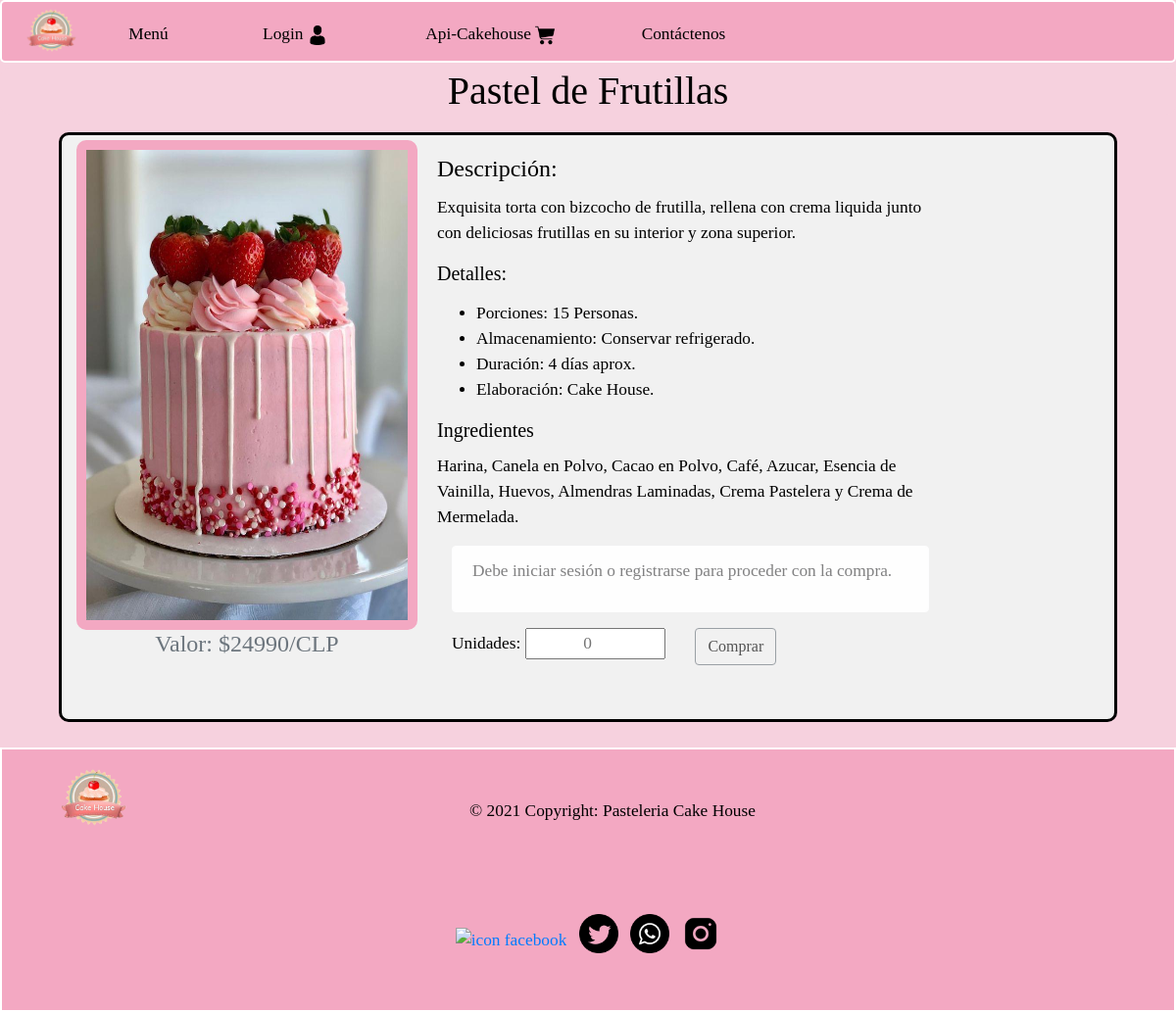
The app's page /pasteleria/3, older data.
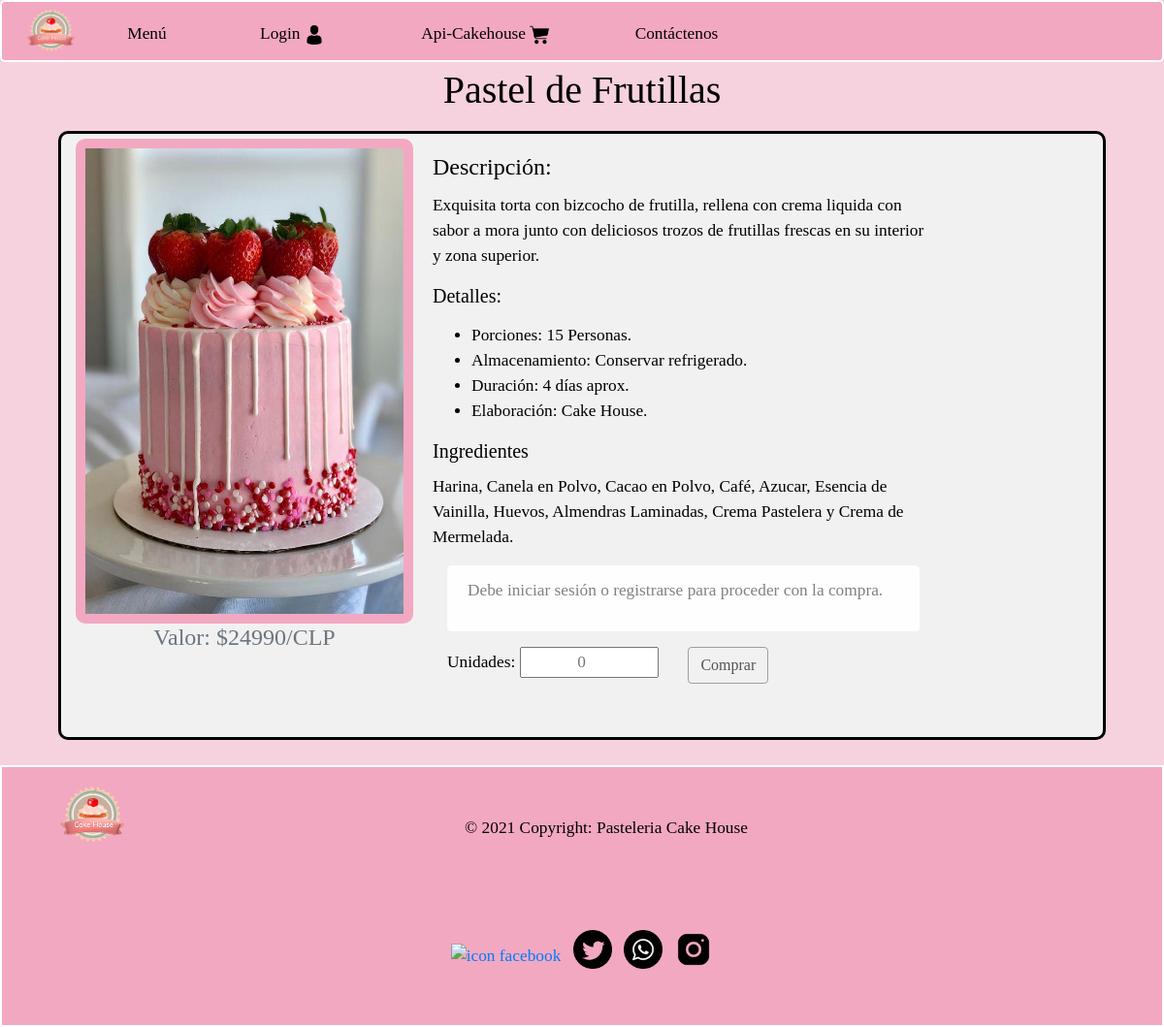
The same page, newer data.
### pasteleria/models.py (models this page shows, shortened)
class Producto(models.Model):
    nombre_producto = models.CharField(max_length=200)
    cantidad = models.IntegerField(default=0)
    precio = models.IntegerField(default=0)
    descripcion = models.CharField(max_length=200)

### pasteleria/views.py (the view)
# urls.py: path('<int:producto_id>', views.producto, name='producto'),
def producto(request,producto_id):
    if request.user.is_authenticated:
        p = Producto.objects.get(id=producto_id)
        context = {'producto':p,'sesion':'Cerrar sesión'}
        return render(request,'pasteleria/producto.html',context)
    else:
        p = Producto.objects.get(id=producto_id)
        context = {'producto':p,'mensaje_prod':'Debe iniciar sesión o registrarse para proceder con la compra.'}
        return render(request,'pasteleria/producto.html',context)

### pasteleria/templates/pasteleria/producto.html (shortened to what this page needs)
{% load static %}
<!doctype html>
<html lang="en">
<head>
    <link rel="stylesheet" type="text/css" href="{% static 'pasteleria/css/bootstrap.min.css' %}">
    <link rel="stylesheet" type="text/css" href="{% static 'pasteleria/css/style_producto.css' %}">
</head>
<body>
    <header>
        <div class="m-t-menu container-fluid">
          <div class="row">
            <div class="col-sm-1">
              <img src="{% static 'pasteleria/img/logo.png' %}" alt="Logo cake house" width="60">
            </div>
            <div class="menu col-sm-1">
              <a class="letra-menu" href="{% url 'pasteleria:menu' %}">Menú</a>
            </div>
            <div class="menu col-sm-2">
                {% if sesion %}
                <a class="letra-menu" href="{% url 'pasteleria:cerrar_sesion' %}">{{sesion}}
                  {% else %}
                  <a class="letra-menu" href="{% url 'pasteleria:iniciar_sesion' %}">Login
                    {%endif%}
                  </a> <img class="img-r" src="{% static 'pasteleria/img/man-user.png'%}" alt=""></a>
            </div>
            <div class="menu col-sm-2">
                <a class="letra-menu" href="http://localhost:8000/api/">Api-Cakehouse <img class="img-c"
                    src="{% static 'pasteleria/img/carrito.png'%}" alt=""></a>
            </div>
            <div class="menu col-sm-2">
              <a class="letra-menu" href="#">Contáctenos <img class="img-con" src="{% static 'pasteleria/img/contacto.png' %}" alt=""></a>
            </div>
            <h5 class=" menu card-title col-sm-2" id="dolar" class="card-text" style="float: right; "></h5>
            <h5 class=" menu card-title col-sm-2" id="euro" class="card-text" style="float: right; "></h5>
          </div>
        </div>
      </header>
{% if producto %}
  <div id="titulo" class="container-fluid">
    <h1>{{producto.nombre_producto}}</h1>
  </div>
  <main>
    <div id="producto" class="card mb-3 container">
        <div class="row no-gutters">
          <div class="col-md-4">
            {% if producto.id == 3%}
            <img id="imagen" src="{% static 'pasteleria/img/pastel_frutilla.jpeg' %}" class="card-img" alt="Pastel chocolate">
            {% endif %}
            <h4 id="valor" class="text-muted">Valor: ${{producto.precio}}/CLP</h4>
          </div>
          <div class="col-md-8">
            <div class="card-body">
              <h4 class="card-title">Descripción:</h4>
              <p class="card-text">{{producto.descripcion}}</p>
              <h5 class="card-title">Detalles:</h5>
              <p class="card-text">
              <ul>
                <li>Porciones: 15 Personas.</li>
                <li>Almacenamiento: Conservar refrigerado.</li>
                <li>Duración: 4 días aprox.</li>
                <li>Elaboración: Cake House.</li>
              </ul>
              </p>
              <h5 class="card-title">Ingredientes</h5>
              <p class="card-text">Harina, Canela en Polvo, Cacao en Polvo, Café, Azucar, Esencia de Vainilla, Huevos,
                Almendras Laminadas, Crema Pastelera y Crema de Mermelada.
              </p>
              <form action="{% url 'pasteleria:pago' producto.id %}" method="POST" class="container" id="pastel" onsubmit="return unidad()">
                {% if mensaje_prod or mensaje %}
                <div id="alerta" class="alert alert-light" role="alert">
                  <p> {{mensaje_prod}}</p>
                </div>
                {% endif %}
                <div class="form-row">
                  <div class="form-group col-sm-6">
                    <label for="und">Unidades:</label>
                    <input type="number" id="und" name="und" placeholder="0">
                  </div>
                  {% if mensaje_prod %}
                  <div class="form-group col-sm-6">
                    <button id="comprar" type="submit" class="btn btn-outline-secondary" disabled>Comprar</button>
                  </div>
                  {% else %}
                  <div class="form-group col-sm-6">
                    <button id="comprar" type="submit" class="btn btn-outline-secondary">Comprar</button>
                  </div>
                </div>
                {% endif %}
              </form>
            </div>
          </div>
        </div>
      </div>
  </main>
{% endif %}
    <footer class="page-footer font-small">
      <div class="container">
        <ul class="list-unstyled list-inline text-right text-center">
          <img id="logo-footer" src="{% static 'pasteleria/img/logo.png' %}" alt="icon logo">
          <div class="footer-copyright text-center">
            <a id="letra" href="#"><p>© 2021 Copyright: Pasteleria Cake House</p></a>
          </div>
          <li class="list-inline-item">
            <a class="btn-floating btn-fb col-sm-1">
              <p><img class="img-face" src="{% static 'pasteleria/img/incon_face.png' %}" alt="icon facebook"></p>
            </a>
          </li>
          <li class="list-inline-item">
            <a class="btn-floating btn-tw mx-1">
              <p><img class="img-twitter" src="{% static 'pasteleria/img/icon_twitter.png' %}" alt="icon twitter"></p>
            </a>
          </li>
          <li class="list-inline-item">
            <a class="btn-floating btn-gplus mx-1">
              <p><img class="img-wha" src="{% static 'pasteleria/img/icon_wha.png' %}" alt="icon whatsapp"></p>
            </a>
          </li>
          <li class="list-inline-item">
            <a class="btn-floating btn-li mx-1">
              <p><img class="img-ig" src="{% static 'pasteleria/img/icon_ig.png' %}" alt="icon instagram"></p>
            </a>
          </li>
        </ul>
      </div>
    </footer>
</body>
</html

### pasteleria/static/pasteleria/css/style_producto.css (style rules this page uses)
body { font-family: 'New Tegomin'; font-size: 13pt; padding-top: 0%; margin-top: 0%; pad: 0; margin: 0%; background-color: #f6d1de ; }
main { max-width: 1100px; width: 100%; margin: auto; padding: 10px; }
.m-t-menu { text-align: center; background:#f3a8c2; border: 2px solid white; border-radius: 5px; }
.menu { margin-top: 20px; text-align: center; }
.img-r { height: 20px; }
.img-c { height: 20px; }
.letra-menu { color: #000; }
#titulo { margin-top: 5px; border-radius: 10px; text-align: center; background-color: #f6d1de; color: #000; }
#producto { color: #000; background-color: #f1f1f1; border:solid 3px #000; border-radius: 10px; }
#imagen { height: 500px; border-radius: 10px; border: 10px solid #f3a8c2; padding: 0; margin-top: 5px; }
.card-body { width: 80%; }
#und { text-align: center; width: 60%; }
#valor { text-align: center; }
#comprar { text-align: center; color: #000; }
.img-face { width: 40px; height: 40px; }
.img-twitter { width: 40px; height: 40px; }
.img-wha { width: 40px; height: 40px; }
.img-ig { width: 40px; height: 40px; }
#logo-footer { background-color: #f3a8c2; height: 100px; width: 100px; padding: 10px; float: left; }
footer { background-color:#f3a8c2; border: 2px solid white; }
.footer-copyright { padding: 50px; }
#letra { color: #000; }

Row changes from the older to the newer data that the page shows:
changed Producto "Pastel de Frutillas": descripcion "Exquisita torta con bizcocho de frutilla, rellena con crema liquida junto con deliciosas frutillas en su interior y zona superior." → "…rellena con crema liquida con sabor a mora junto con deliciosos trozos de frutillas frescas en su interior y…"
